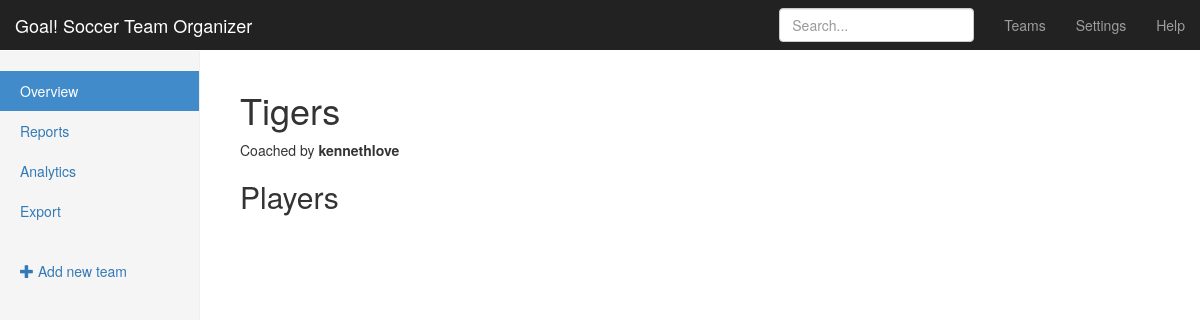
Before: /teams/1/ with the older database file.
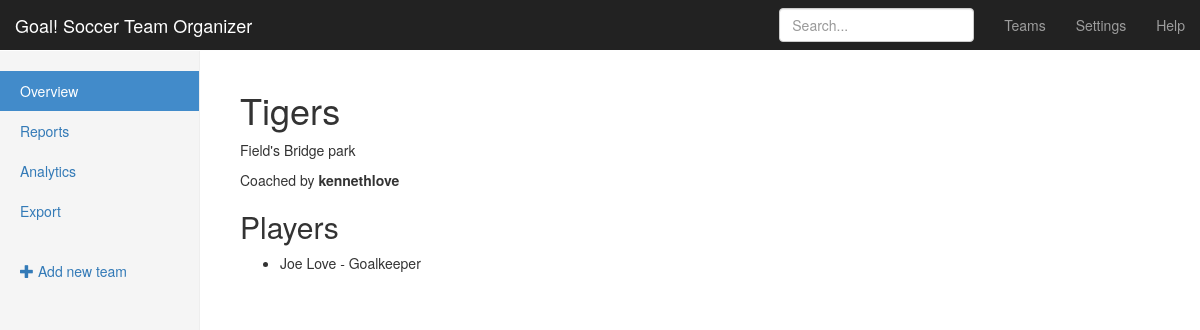
After: the same page with the newer database file.
### teams/models.py (models this page shows, shortened)
class Team(models.Model):
    name = models.CharField(max_length=255)
    coach = models.ForeignKey(User, related_name='teams')
    practice_location = models.CharField(max_length=255)

class Player(models.Model):
    name = models.CharField(max_length=255)
    age = models.PositiveIntegerField()
    position = models.CharField(choices=POSITIONS, max_length=3)
    team = models.ForeignKey(Team, related_name='players')

### teams/views.py (the view)
# urls.py: url(r'^(?P<pk>\d+)/$', views.team_detail, name='detail'),
def team_detail(request, pk):
    team = get_object_or_404(models.Team, pk=pk)
    return render(request, 'teams/team_detail.html', {'team': team})

### teams/templates/teams/team_detail.html
{% extends "teams/_layout.html" %}
{% block body_content %}
<h1>{{ team.name  }}</h1>
<p class="muted">{{ team.practice_location }}</p>
<p>Coached by <strong>{{ team.coach.get_full_name|default:team.coach }}</strong></p>
<h2>Players</h2>
<ul>
{% for player in team.players.all %}
	<li>{{ player.name }} - {{ player.get_position_display }}</li>
{% endfor %}
</ul>
{% endblock %}

### teams/templates/teams/_layout.html
{% extends "_layout.html" %}
{% block sidebar_content %}
<ul class="nav nav-sidebar">
	<li class="active"><a href="#">Overview
		<span class="sr-only">(current)</span></a></li>
	<li><a href="#">Reports</a></li>
	<li><a href="#">Analytics</a></li>
	<li><a href="#">Export</a></li>
</ul>
<ul class="nav nav-sidebar">
	<li><a href="#"><span class="glyphicon glyphicon-plus" aria-hidden="true"></span> Add new team</a></li>
</ul>
{% endblock %}

### templates/_layout.html (shortened to what this page needs)
<!DOCTYPE html>
<html lang="en">
    <head>
        {% load static from staticfiles %}
        <link rel="stylesheet" href="https://maxcdn.bootstrapcdn.com/bootstrap/3.3.6/css/bootstrap.min.css">
        <link rel="stylesheet" href="{% static 'css/goal.css' %}">
    </head>
    <body>
        <nav class="navbar navbar-inverse navbar-fixed-top">
            <div class="container-fluid">
                <div class="navbar-header">
                    <a class="navbar-brand" href="#">Goal! Soccer Team Organizer</a>
                </div>
                <div id="navbar" class="navbar-collapse collapse">
                    <ul class="nav navbar-nav navbar-right">
						<li><a href="{% url 'teams:list' %}">Teams</a></li>
                        <li><a href="#">Settings</a></li>
                        <li><a href="#">Help</a></li>
                    </ul>
                    <form class="navbar-form navbar-right">
                        <input type="text" class="form-control" placeholder="Search...">
                    </form>
                </div>
            </div>
        </nav>
        <div class="container-fluid">
            <div class="row">
				{% block sidebar %}
                <div class="col-sm-3 col-md-2 sidebar">
					{% block sidebar_content %}{% endblock %}
                </div>
				{% endblock %}
                <div class="col-sm-9 col-sm-offset-3 col-md-10 col-md-offset-2 main">
                    {% block body_content %}{% endblock %}
                </div>
            </div>
        </div>
    </body>
</html>

### assets/css/goal.css (style rules this page uses)
body { padding-top: 50px; }
.navbar-fixed-top { border: 0; }
.sidebar { display: none; }
@media (min-width: 768px) { .sidebar { position: fixed; top: 51px; bottom: 0; left: 0; z-index: 1000; display: block; padding: 20px; overflow-x: hidden; overflow-y: auto; background-color: #f5f5f5; border-right: 1px solid #eee; } }
.nav-sidebar { margin-right: -21px; margin-bottom: 20px; margin-left: -20px; }
.nav-sidebar > li > a { padding-right: 20px; padding-left: 20px; }
.nav-sidebar > .active > a, .nav-sidebar > .active > a:hover, .nav-sidebar > .active > a:focus { color: #fff; background-color: #428bca; }
.main { padding: 20px; }
@media (min-width: 768px) { .main { padding-right: 40px; padding-left: 40px; } }

Changed rows visible on the page:
changed Team "Tigers": practice_location (not shown) → "Field's Bridge park"
added Player: name "Joe Love", position "Goalkeeper"
